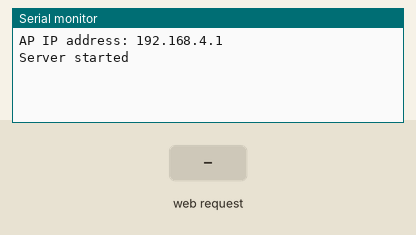
Simulated run of this sketch. Board: ESP8266 (NodeMCU). Shown: the last lines printed to the serial monitor. The inputs (shaded band) are chosen by the test bench.

Above: at 1.4 s.
1.5 s: HTTP request GET /data received
At 2.1 s:
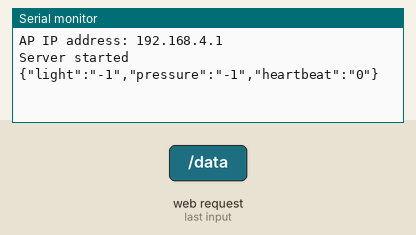
3.0 s: HTTP request GET /data?light=1 received
At 4.4 s:
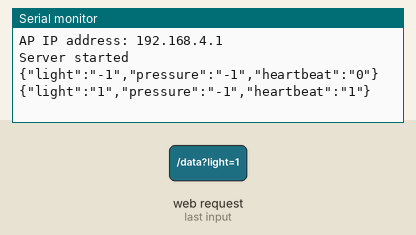

Measured:
- after the input at 1.5 s, the serial monitor: prints a new line at once (image 1)
- after the input at 3.0 s, the serial monitor: prints a new line at once (image 2)

The sketch:

server.ino
```cpp
#include "SoftwareSerial.h"
#include <ArduinoJson.h>
#include <ESP8266WebServer.h>
#include <ESP8266WiFi.h>
#include <WiFiClient.h>

const char *ssid = "ESP_D54736";
ESP8266WebServer server(80);
SoftwareSerial dSerial(D0, D1, false, 256);
String light="-1", pressure="-1";
int heartbeat = 0;

void handleData() {
  String message = "";
  if (server.arg("light") != "")
    light = server.arg("light");
  if (server.arg("pressure") != "")
    pressure = server.arg("pressure");

  publishData(light, pressure);
  server.send(200, "text/plain", "get data");
  heartbeat++;
  if(heartbeat>65535)
    heartbeat = 0;
}

void publishData(String light, String pressure) {
  StaticJsonBuffer<200> jsonBuffer;
  JsonObject &root = jsonBuffer.createObject();
  root["light"] = light;
  root["pressure"] = pressure;
  root["heartbeat"] = (String)heartbeat;
  char data[200];
  root.printTo(data, root.measureLength() + 1);
  dSerial.write(data);
  yield();
  Serial.println(data);
}

void setup() {
  delay(200);
  Serial.begin(9600);
  dSerial.begin(9600);
  WiFi.softAP(ssid);

  IPAddress myIP = WiFi.softAPIP();
  Serial.print("AP IP address: ");
  Serial.println(myIP);
  server.on("/data", handleData);
  server.begin();
  Serial.println("Server started");
}

void loop() { server.handleClient(); }
```
